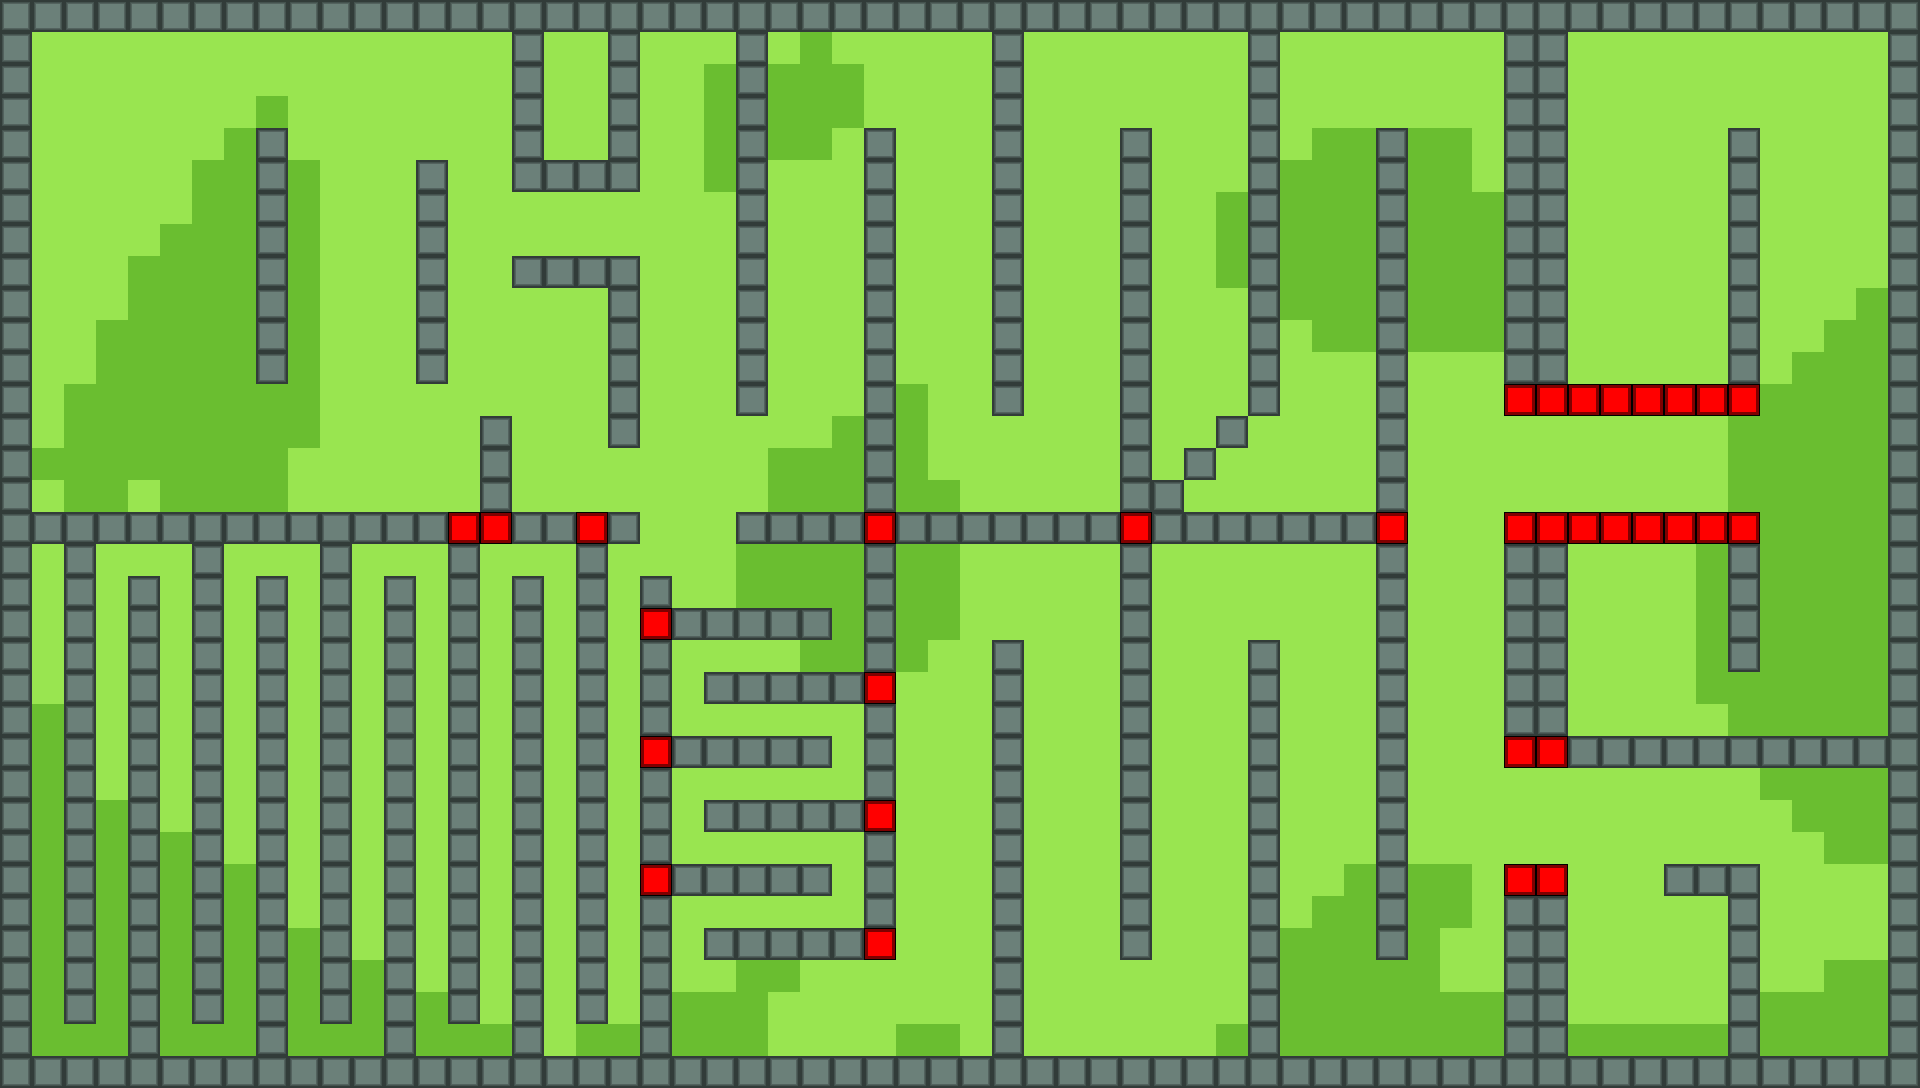

Tiled map render using the project's own tile images. Description and the map definition, with tile-layer contents summarised, below:
An orthogonal 60x34 tile map with 32x32 px tiles, 2 tile layers (background, collision) and 132 objects.

<map version="1.5" tiledversion="1.6.0" orientation="orthogonal" renderorder="right-down" width="60" height="34" tilewidth="32" tileheight="32" infinite="0" nextlayerid="5" nextobjectid="138">
 <tileset firstgid="1" name="pathfinding2-tileset1" tilewidth="32" tileheight="32" tilecount="16" columns="4">
  <image source="pathfinding2-tileset1.png" width="128" height="128" />
 </tileset>
 <layer id="1" name="background" width="60" height="34">
  <data>[2040 cells, 2040 non-empty, 2 distinct tile ids]</data>
 </layer>
 <layer id="2" name="collision" width="60" height="34">
  <data>[2040 cells, 677 non-empty, 2 distinct tile ids]</data>
 </layer>
 <objectgroup id="3" name="collision-obj" visible="0">
  <object id="3" x="0" y="0" width="32" height="1088" />
  <object id="4" x="32" y="1056" width="1888" height="32" />
  <object id="5" x="1888" y="0" width="32" height="1056" />
  <object id="6" x="32" y="0" width="1856" height="32" />
  <object id="7" x="32" y="192" width="96" height="32" />
  <object id="8" x="224" y="96" width="32" height="128" />
  <object id="9" x="256" y="192" width="96" height="32" />
  <object id="10" x="320" y="224" width="32" height="192" />
  <object id="11" x="96" y="384" width="224" height="32" />
  <object id="12" x="32" y="512" width="608" height="32" />
  <object id="13" x="480" y="416" width="32" height="96" />
  <object id="14" x="352" y="256" width="288" height="32" />
  <object id="15" x="608" y="288" width="32" height="160" />
  <object id="16" x="512" y="32" width="32" height="160" />
  <object id="17" x="544" y="160" width="96" height="32" />
  <object id="18" x="608" y="96" width="32" height="64" />
  <object id="19" x="736" y="32" width="32" height="384" />
  <object id="20" x="736" y="512" width="672" height="32" />
  <object id="21" x="864" y="128" width="32" height="384" />
  <object id="22" x="864" y="544" width="32" height="416" />
  <object id="23" x="704" y="928" width="160" height="32" />
  <object id="24" x="1376" y="128" width="32" height="384" />
  <object id="25" x="1376" y="544" width="32" height="416" />
  <object id="27" x="1248" y="640" width="32" height="416" />
  <object id="28" x="1120" y="544" width="32" height="416" />
  <object id="29" x="992" y="640" width="32" height="416" />
  <object id="30" x="640" y="576" width="32" height="480" />
  <object id="31" x="672" y="864" width="160" height="32" />
  <object id="32" x="704" y="800" width="160" height="32" />
  <object id="33" x="672" y="736" width="160" height="32" />
  <object id="34" x="704" y="672" width="160" height="32" />
  <object id="35" x="672" y="608" width="160" height="32" />
  <object id="36" x="576" y="544" width="32" height="480" />
  <object id="37" x="512" y="576" width="32" height="480" />
  <object id="38" x="448" y="544" width="32" height="480" />
  <object id="39" x="384" y="576" width="32" height="480" />
  <object id="40" x="320" y="544" width="32" height="480" />
  <object id="41" x="256" y="576" width="32" height="480" />
  <object id="42" x="192" y="544" width="32" height="480" />
  <object id="43" x="128" y="576" width="32" height="480" />
  <object id="44" x="64" y="544" width="32" height="480" />
  <object id="45" x="1504" y="864" width="64" height="192" />
  <object id="46" x="1664" y="864" width="96" height="32" />
  <object id="47" x="1728" y="896" width="32" height="160" />
  <object id="48" x="1504" y="512" width="64" height="256" />
  <object id="49" x="1568" y="736" width="320" height="32" />
  <object id="50" x="1568" y="512" width="192" height="32" />
  <object id="51" x="1728" y="544" width="32" height="128" />
  <object id="52" x="1728" y="128" width="32" height="288" />
  <object id="54" x="1504" y="384" width="224" height="32" />
  <object id="55" x="1504" y="32" width="64" height="352" />
  <object id="56" x="1248" y="32" width="32" height="384" />
  <object id="57" x="992" y="32" width="32" height="384" />
 </objectgroup>
 <objectgroup id="4" name="navmesh" visible="0">
  <object id="58" x="32" y="32" width="192" height="160" />
  <object id="59" x="224" y="32" width="288" height="64" />
  <object id="60" x="256" y="96" width="256" height="96" />
  <object id="61" x="352" y="192" width="384" height="64" />
  <object id="62" x="544" y="32" width="64" height="128" />
  <object id="63" x="608" y="32" width="128" height="64" />
  <object id="64" x="640" y="96" width="96" height="96" />
  <object id="65" x="32" y="224" width="288" height="160" />
  <object id="66" x="128" y="192" width="96" height="32" />
  <object id="67" x="32" y="384" width="64" height="32" />
  <object id="68" x="32" y="416" width="448" height="96" />
  <object id="69" x="352" y="288" width="256" height="128" />
  <object id="70" x="512" y="416" width="96" height="32" />
  <object id="71" x="512" y="448" width="352" height="64" />
  <object id="72" x="640" y="256" width="96" height="192" />
  <object id="73" x="736" y="416" width="128" height="32" />
  <object id="74" x="768" y="32" width="96" height="384" />
  <object id="75" x="864" y="32" width="32" height="96" />
  <object id="76" x="896" y="32" width="96" height="480" />
  <object id="77" x="992" y="416" width="32" height="96" />
  <object id="78" x="1024" y="32" width="96" height="480" />
  <object id="79" x="1120" y="32" width="32" height="96" />
  <object id="80" x="1152" y="32" width="96" height="480" />
  <object id="81" x="1248" y="416" width="32" height="96" />
  <object id="82" x="1280" y="32" width="96" height="480" />
  <object id="83" x="1376" y="32" width="32" height="96" />
  <object id="84" x="1408" y="32" width="96" height="1024" />
  <object id="85" x="1376" y="960" width="32" height="96" />
  <object id="86" x="1280" y="544" width="96" height="512" />
  <object id="87" x="1152" y="544" width="128" height="96" />
  <object id="88" x="1152" y="640" width="96" height="416" />
  <object id="89" x="1024" y="960" width="128" height="96" />
  <object id="90" x="1024" y="544" width="96" height="416" />
  <object id="91" x="896" y="544" width="128" height="96" />
  <object id="92" x="896" y="640" width="96" height="416" />
  <object id="93" x="672" y="960" width="224" height="96" />
  <object id="94" x="672" y="896" width="32" height="64" />
  <object id="95" x="704" y="896" width="160" height="32" />
  <object id="96" x="832" y="832" width="32" height="64" />
  <object id="97" x="672" y="832" width="160" height="32" />
  <object id="98" x="672" y="768" width="32" height="64" />
  <object id="99" x="704" y="768" width="160" height="32" />
  <object id="100" x="832" y="704" width="32" height="64" />
  <object id="101" x="672" y="704" width="160" height="32" />
  <object id="102" x="672" y="640" width="32" height="64" />
  <object id="103" x="704" y="640" width="160" height="32" />
  <object id="104" x="832" y="544" width="32" height="96" />
  <object id="105" x="736" y="544" width="96" height="64" />
  <object id="106" x="672" y="512" width="64" height="96" />
  <object id="107" x="640" y="512" width="32" height="64" />
  <object id="108" x="608" y="544" width="32" height="512" />
  <object id="109" x="544" y="1024" width="64" />
  <object id="110" x="544" y="544" width="32" height="480" />
  <object id="111" x="480" y="544" width="64" height="32" />
  <object id="112" x="480" y="576" width="32" height="480" />
  <object id="113" x="416" y="1024" width="64" height="32" />
  <object id="114" x="416" y="544" width="32" height="480" />
  <object id="115" x="352" y="544" width="64" height="32" />
  <object id="116" x="352" y="576" width="32" height="480" />
  <object id="117" x="278.667" y="1020" width="73.3333" height="36" />
  <object id="118" x="288" y="544" width="32" height="480" />
  <object id="119" x="224" y="544" width="64" height="32" />
  <object id="120" x="224" y="576" width="32" height="480" />
  <object id="121" x="160" y="1024" width="64" height="32" />
  </objectgroup>
</map>
<!-- 15 of 132 objects omitted -->